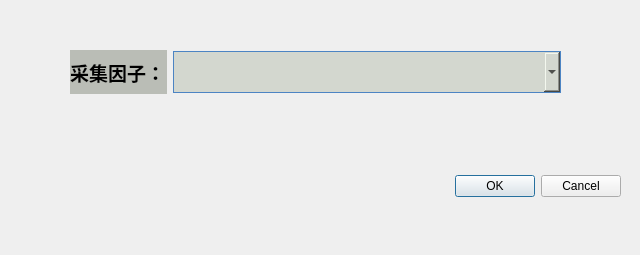
<?xml version="1.0" encoding="UTF-8"?>
<ui version="4.0">
 <class>TeshuzhiDele</class>
 <widget class="QDialog" name="TeshuzhiDele">
  <property name="geometry">
   <rect>
    <x>0</x>
    <y>0</y>
    <width>640</width>
    <height>255</height>
   </rect>
  </property>
  <property name="windowTitle">
   <string>Dialog</string>
  </property>
  <widget class="QDialogButtonBox" name="buttonBox">
   <property name="geometry">
    <rect>
     <x>0</x>
     <y>170</y>
     <width>621</width>
     <height>32</height>
    </rect>
   </property>
   <property name="orientation">
    <enum>Qt::Horizontal</enum>
   </property>
   <property name="standardButtons">
    <set>QDialogButtonBox::Cancel|QDialogButtonBox::Ok</set>
   </property>
  </widget>
  <widget class="QWidget" name="layoutWidget_6">
   <property name="geometry">
    <rect>
     <x>70</x>
     <y>50</y>
     <width>491</width>
     <height>44</height>
    </rect>
   </property>
   <layout class="QHBoxLayout" name="horizontalLayout_70" stretch="1,4">
    <item>
     <widget class="QLabel" name="label_71">
      <property name="font">
       <font>
        <pointsize>14</pointsize>
        <weight>75</weight>
        <bold>true</bold>
       </font>
      </property>
      <property name="styleSheet">
       <string notr="true">background-color: rgb(186, 189, 182);</string>
      </property>
      <property name="text">
       <string>采集因子：</string>
      </property>
     </widget>
    </item>
    <item>
     <widget class="QComboBox" name="comboBoxTeshuzhi">
      <property name="styleSheet">
       <string notr="true">QComboBox {
    border: 1px solid #4C84C3;
	width: 181px;
	height: 40px;
	font-size: 15px;
	font-family: Source Han Sans CN;
	background-color: rgb(211, 215, 207);
	font-weight: 400;
	opacity: 1;
	border-radius: 0px;
}
 
QComboBox QAbstractItemView {
    border-radius:  0px;  
	background-color: rgb(233, 185, 110);
	border:1px solid #4C84c3;
 	selection-background-color: #2019DC;
}
 
QComboBox QAbstractItemView::item {
    height: 40px;   
	border: none;
}
 
</string>
      </property>
     </widget>
    </item>
   </layout>
  </widget>
 </widget>
 <resources/>
 <connections>
  <connection>
   <sender>buttonBox</sender>
   <signal>accepted()</signal>
   <receiver>TeshuzhiDele</receiver>
   <slot>accept()</slot>
   <hints>
    <hint type="sourcelabel">
     <x>248</x>
     <y>254</y>
    </hint>
    <hint type="destinationlabel">
     <x>157</x>
     <y>274</y>
    </hint>
   </hints>
  </connection>
  <connection>
   <sender>buttonBox</sender>
   <signal>rejected()</signal>
   <receiver>TeshuzhiDele</receiver>
   <slot>reject()</slot>
   <hints>
    <hint type="sourcelabel">
     <x>316</x>
     <y>260</y>
    </hint>
    <hint type="destinationlabel">
     <x>286</x>
     <y>274</y>
    </hint>
   </hints>
  </connection>
 </connections>
</ui>
